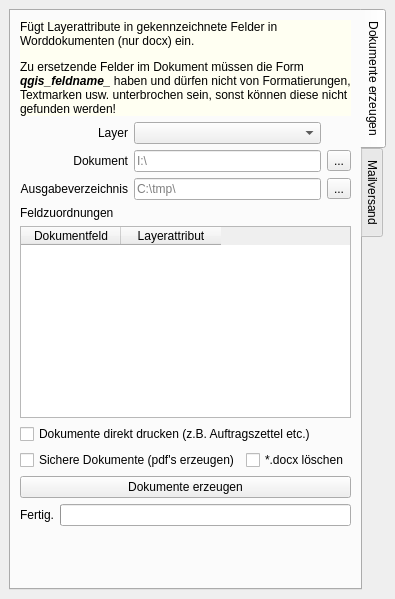
<?xml version="1.0" encoding="UTF-8"?>
<ui version="4.0">
 <class>Qgis2DocDockWidgetBase</class>
 <widget class="QDockWidget" name="Qgis2DocDockWidgetBase">
  <property name="geometry">
   <rect>
    <x>0</x>
    <y>0</y>
    <width>363</width>
    <height>599</height>
   </rect>
  </property>
  <property name="windowIcon">
   <iconset>
    <normaloff>:/plugins/qgis_2_doc/icon.svg</normaloff>:/plugins/qgis_2_doc/icon.svg</iconset>
  </property>
  <property name="windowTitle">
   <string>QGIS to doc</string>
  </property>
  <widget class="QWidget" name="dockWidgetContents">
   <layout class="QVBoxLayout" name="verticalLayout">
    <item>
     <widget class="QTabWidget" name="tabWidget">
      <property name="tabPosition">
       <enum>QTabWidget::East</enum>
      </property>
      <property name="currentIndex">
       <number>0</number>
      </property>
      <widget class="QWidget" name="tab_doc">
       <attribute name="title">
        <string>Dokumente erzeugen</string>
       </attribute>
       <layout class="QVBoxLayout" name="verticalLayout_2">
        <item>
         <widget class="QLabel" name="l_hint">
          <property name="styleSheet">
           <string notr="true">background-color: rgb(255, 255, 242);</string>
          </property>
          <property name="text">
           <string>&lt;html&gt;&lt;head/&gt;&lt;body&gt;&lt;p&gt;Fügt Layerattribute in gekennzeichnete Felder in Worddokumenten (nur docx) ein.&lt;/p&gt;&lt;p&gt;Zu ersetzende Felder im Dokument müssen die Form &lt;span style=&quot; font-weight:600; font-style:italic;&quot;&gt;qgis_feldname_&lt;/span&gt; haben und dürfen nicht von Formatierungen, Textmarken usw. unterbrochen sein, sonst können diese nicht gefunden werden!&lt;/p&gt;&lt;/body&gt;&lt;/html&gt;</string>
          </property>
          <property name="textFormat">
           <enum>Qt::RichText</enum>
          </property>
          <property name="wordWrap">
           <bool>true</bool>
          </property>
          <property name="margin">
           <number>5</number>
          </property>
         </widget>
        </item>
        <item>
         <layout class="QGridLayout" name="gridLayout">
          <item row="1" column="2">
           <widget class="QToolButton" name="tb_select_doc_filename">
            <property name="text">
             <string>...</string>
            </property>
           </widget>
          </item>
          <item row="1" column="1">
           <widget class="QLineEdit" name="le_doc_filename">
            <property name="placeholderText">
             <string>I:\</string>
            </property>
            <property name="clearButtonEnabled">
             <bool>true</bool>
            </property>
           </widget>
          </item>
          <item row="0" column="0">
           <widget class="QLabel" name="label">
            <property name="text">
             <string>Layer</string>
            </property>
            <property name="alignment">
             <set>Qt::AlignRight|Qt::AlignTrailing|Qt::AlignVCenter</set>
            </property>
           </widget>
          </item>
          <item row="0" column="1">
           <widget class="QgsMapLayerComboBox" name="cb_layer"/>
          </item>
          <item row="1" column="0">
           <widget class="QLabel" name="label_2">
            <property name="text">
             <string>Dokument</string>
            </property>
            <property name="alignment">
             <set>Qt::AlignRight|Qt::AlignTrailing|Qt::AlignVCenter</set>
            </property>
           </widget>
          </item>
          <item row="2" column="0">
           <widget class="QLabel" name="Ausgabeverzeichnis">
            <property name="text">
             <string>Ausgabeverzeichnis</string>
            </property>
            <property name="alignment">
             <set>Qt::AlignRight|Qt::AlignTrailing|Qt::AlignVCenter</set>
            </property>
           </widget>
          </item>
          <item row="2" column="1">
           <widget class="QLineEdit" name="le_out_folder">
            <property name="placeholderText">
             <string>C:\tmp\</string>
            </property>
            <property name="clearButtonEnabled">
             <bool>true</bool>
            </property>
           </widget>
          </item>
          <item row="2" column="2">
           <widget class="QToolButton" name="tb_select_out_folder">
            <property name="text">
             <string>...</string>
            </property>
           </widget>
          </item>
         </layout>
        </item>
        <item>
         <widget class="QLabel" name="label_3">
          <property name="text">
           <string>Feldzuordnungen</string>
          </property>
         </widget>
        </item>
        <item>
         <widget class="QTableWidget" name="tw_field_mapping">
          <column>
           <property name="text">
            <string>Dokumentfeld</string>
           </property>
          </column>
          <column>
           <property name="text">
            <string>Layerattribut</string>
           </property>
          </column>
         </widget>
        </item>
        <item>
         <widget class="QCheckBox" name="cb_direct_print">
          <property name="text">
           <string>Dokumente direkt drucken (z.B. Auftragszettel etc.)</string>
          </property>
         </widget>
        </item>
        <item>
         <layout class="QHBoxLayout" name="horizontalLayout_2">
          <item>
           <widget class="QCheckBox" name="cb_secure">
            <property name="text">
             <string>Sichere Dokumente (pdf's erzeugen)</string>
            </property>
           </widget>
          </item>
          <item>
           <widget class="QCheckBox" name="cb_delete_docx">
            <property name="text">
             <string>*.docx löschen</string>
            </property>
           </widget>
          </item>
         </layout>
        </item>
        <item>
         <widget class="QPushButton" name="pb_create_docs">
          <property name="text">
           <string>Dokumente erzeugen</string>
          </property>
         </widget>
        </item>
        <item>
         <layout class="QHBoxLayout" name="horizontalLayout">
          <item>
           <widget class="QLabel" name="l_doc_processing">
            <property name="text">
             <string>Fertig.</string>
            </property>
            <property name="alignment">
             <set>Qt::AlignRight|Qt::AlignTrailing|Qt::AlignVCenter</set>
            </property>
           </widget>
          </item>
          <item>
           <widget class="QProgressBar" name="pb_doc_processing">
            <property name="maximum">
             <number>1</number>
            </property>
            <property name="value">
             <number>0</number>
            </property>
            <property name="textVisible">
             <bool>false</bool>
            </property>
            <property name="textDirection">
             <enum>QProgressBar::TopToBottom</enum>
            </property>
           </widget>
          </item>
         </layout>
        </item>
        <item>
         <spacer name="verticalSpacer">
          <property name="orientation">
           <enum>Qt::Vertical</enum>
          </property>
          <property name="sizeHint" stdset="0">
           <size>
            <width>20</width>
            <height>31</height>
           </size>
          </property>
         </spacer>
        </item>
       </layout>
      </widget>
      <widget class="QWidget" name="tab_mail">
       <attribute name="title">
        <string>Mailversand</string>
       </attribute>
       <layout class="QVBoxLayout" name="verticalLayout_3">
        <item>
         <layout class="QGridLayout" name="gridLayout_2">
          <item row="0" column="0">
           <widget class="QLabel" name="label_8">
            <property name="text">
             <string>Absender Name</string>
            </property>
           </widget>
          </item>
          <item row="0" column="1">
           <widget class="QLineEdit" name="lineEdit"/>
          </item>
          <item row="1" column="0">
           <widget class="QLabel" name="label_9">
            <property name="text">
             <string>Absender Mail</string>
            </property>
           </widget>
          </item>
          <item row="1" column="1">
           <widget class="QLineEdit" name="lineEdit_2"/>
          </item>
          <item row="2" column="0">
           <widget class="QLabel" name="label_4">
            <property name="text">
             <string>SMTP Server</string>
            </property>
           </widget>
          </item>
          <item row="2" column="1">
           <widget class="QLineEdit" name="lineEdit_3"/>
          </item>
          <item row="3" column="0" rowspan="2">
           <widget class="QLabel" name="label_5">
            <property name="text">
             <string>Port</string>
            </property>
           </widget>
          </item>
          <item row="3" column="1">
           <widget class="QLineEdit" name="lineEdit_4"/>
          </item>
          <item row="4" column="1" rowspan="2">
           <widget class="QLineEdit" name="lineEdit_5"/>
          </item>
          <item row="5" column="0">
           <widget class="QLabel" name="label_6">
            <property name="text">
             <string>User</string>
            </property>
           </widget>
          </item>
          <item row="6" column="0">
           <widget class="QLabel" name="label_7">
            <property name="text">
             <string>Passwort</string>
            </property>
           </widget>
          </item>
          <item row="6" column="1">
           <widget class="QLineEdit" name="lineEdit_6"/>
          </item>
          <item row="7" column="0">
           <widget class="QLabel" name="label_10">
            <property name="text">
             <string>Mailempf. Attr.</string>
            </property>
           </widget>
          </item>
          <item row="7" column="1">
           <widget class="QComboBox" name="comboBox"/>
          </item>
         </layout>
        </item>
        <item>
         <widget class="QLabel" name="label_11">
          <property name="text">
           <string>Mail Text</string>
          </property>
         </widget>
        </item>
        <item>
         <widget class="QPlainTextEdit" name="plainTextEdit"/>
        </item>
        <item>
         <layout class="QGridLayout" name="gridLayout_3">
          <item row="0" column="0">
           <widget class="QLabel" name="label_12">
            <property name="text">
             <string>Anhang Dateiname</string>
            </property>
           </widget>
          </item>
          <item row="0" column="1">
           <widget class="QLineEdit" name="lineEdit_7"/>
          </item>
          <item row="1" column="0">
           <widget class="QLabel" name="label_13">
            <property name="text">
             <string>Anhänge Verzeichnis</string>
            </property>
           </widget>
          </item>
          <item row="1" column="1">
           <layout class="QHBoxLayout" name="horizontalLayout_3">
            <item>
             <widget class="QLineEdit" name="lineEdit_8"/>
            </item>
            <item>
             <widget class="QToolButton" name="toolButton">
              <property name="text">
               <string>...</string>
              </property>
             </widget>
            </item>
           </layout>
          </item>
         </layout>
        </item>
        <item>
         <widget class="QPushButton" name="pushButton">
          <property name="text">
           <string>Versenden</string>
          </property>
         </widget>
        </item>
        <item>
         <spacer name="verticalSpacer_2">
          <property name="orientation">
           <enum>Qt::Vertical</enum>
          </property>
          <property name="sizeHint" stdset="0">
           <size>
            <width>20</width>
            <height>46</height>
           </size>
          </property>
         </spacer>
        </item>
       </layout>
      </widget>
     </widget>
    </item>
   </layout>
  </widget>
 </widget>
 <customwidgets>
  <customwidget>
   <class>QgsMapLayerComboBox</class>
   <extends>QComboBox</extends>
   <header>qgsmaplayercombobox.h</header>
  </customwidget>
 </customwidgets>
 <resources/>
 <connections/>
</ui>
